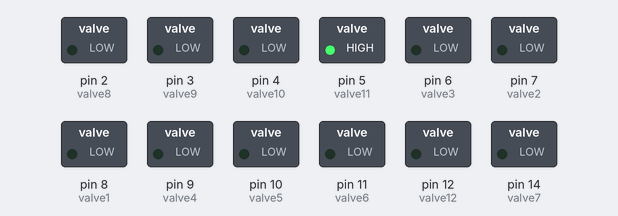
Bench run of a sketch on a simulated Arduino Uno, built with avr-gcc and run on an emulated ATmega328P. Parts: switched loads named in the sketch (green lamp = pin HIGH). What the sketch prints to the serial monitor is not drawn.

Above: at 2.5 s.
At 7.5 s:
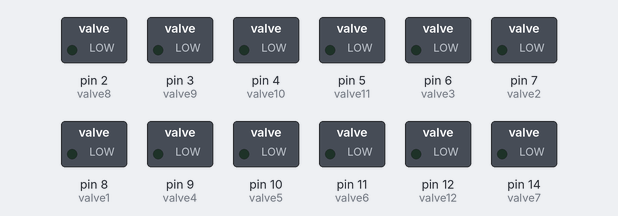
Timing chart, 0 to 13.0 s (numbered marks = the images above):
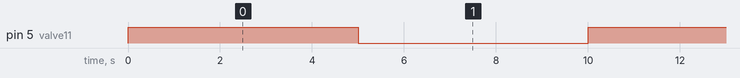

Measured:
- by itself, pin 5 (valve11): alternates HIGH for 5.0 s and LOW for 5.0 s

The sketch:

pintest.ino
```cpp
#define valve1 8
#define valve2 7
#define valve3 6
#define valve4 9
#define valve5 10
#define valve6 11
#define valve7 14
#define valve8 2
#define valve9 3
#define valve10 4
#define valve11 5
#define valve12 12

void setup() {
  // put your setup code here, to run once:
  Serial.begin(115200);

  Serial.println("michelin valve control");
  pinMode(valve1, OUTPUT);
  digitalWrite(valve1, LOW);
  pinMode(valve2, OUTPUT);
  digitalWrite(valve2, LOW);
  pinMode(valve3, OUTPUT);
  digitalWrite(valve3, LOW);
  pinMode(valve4, OUTPUT);
  digitalWrite(valve4, LOW);
  pinMode(valve5, OUTPUT);
  digitalWrite(valve5, LOW);
  pinMode(valve6, OUTPUT);
  digitalWrite(valve6, LOW);
  pinMode(valve7, OUTPUT);
  digitalWrite(valve7, LOW);
  pinMode(valve8, OUTPUT);
  digitalWrite(valve8, LOW);
  pinMode(valve9, OUTPUT);
  digitalWrite(valve9, LOW);
  pinMode(valve10, OUTPUT);
  digitalWrite(valve10, LOW);
  pinMode(valve11, OUTPUT);
  digitalWrite(valve11, LOW);
  pinMode(valve12, OUTPUT);
  digitalWrite(valve12, LOW);
}

void loop() {
  // put your main code here, to run repeatedly:
  //   Serial.println("valve1");
  //   digitalWrite(valve1, HIGH);
  //   delay(10000);
  //   digitalWrite(valve1, LOW);
  //   delay(5000);
  // Serial.println("valve2");
  //   digitalWrite(valve2, HIGH);
  //   delay(10000);
  //   digitalWrite(valve2, LOW);
  //   delay(5000);
  // Serial.println("valve3");
  //   digitalWrite(valve3, HIGH);
  //   delay(10000);
  //   digitalWrite(valve3, LOW);
  //   delay(5000);
  // Serial.println("valve4");
  //   digitalWrite(valve4, HIGH);
  //   delay(10000);
  //   digitalWrite(valve4, LOW);
  //   delay(5000);
  // Serial.println("valve5");
  //   digitalWrite(valve5, HIGH);
  //   delay(10000);
  //   digitalWrite(valve5, LOW);
  //   delay(5000);
  // Serial.println("valve6");
  //   digitalWrite(valve6, HIGH);
  //   delay(10000);
  //   digitalWrite(valve6, LOW);
  //   delay(5000);
  // Serial.println("valve7");
  //   digitalWrite(valve7, HIGH);
  //   delay(10000);
  //   digitalWrite(valve7, LOW);
  //   delay(5000);
  // Serial.println("valve8");
  //   digitalWrite(valve8, HIGH);
  //   delay(10000);
  //   digitalWrite(valve8, LOW);
  //   delay(5000);
  // Serial.println("valve9");
  //   digitalWrite(valve9, HIGH);
  //   delay(10000);
  //   digitalWrite(valve9, LOW);
  //   delay(5000);
  // Serial.println("valve10");
  //   digitalWrite(valve10, HIGH);
  //   delay(10000);
  //   digitalWrite(valve10, LOW);
  //   delay(5000);
  // Serial.println("valve11");
  //   digitalWrite(valve11, HIGH);
  //   delay(10000);
  //   digitalWrite(valve11, LOW);
  //   delay(5000);
  // Serial.println("valve12");
  //   digitalWrite(valve12, HIGH);
  //   delay(10000);
  //   digitalWrite(valve12, LOW);
  //   delay(5000);
  // Serial.println("valve11");
    digitalWrite(valve11, HIGH);
    delay(5000);
    digitalWrite(valve11, LOW);
    delay(5000);
}
```
